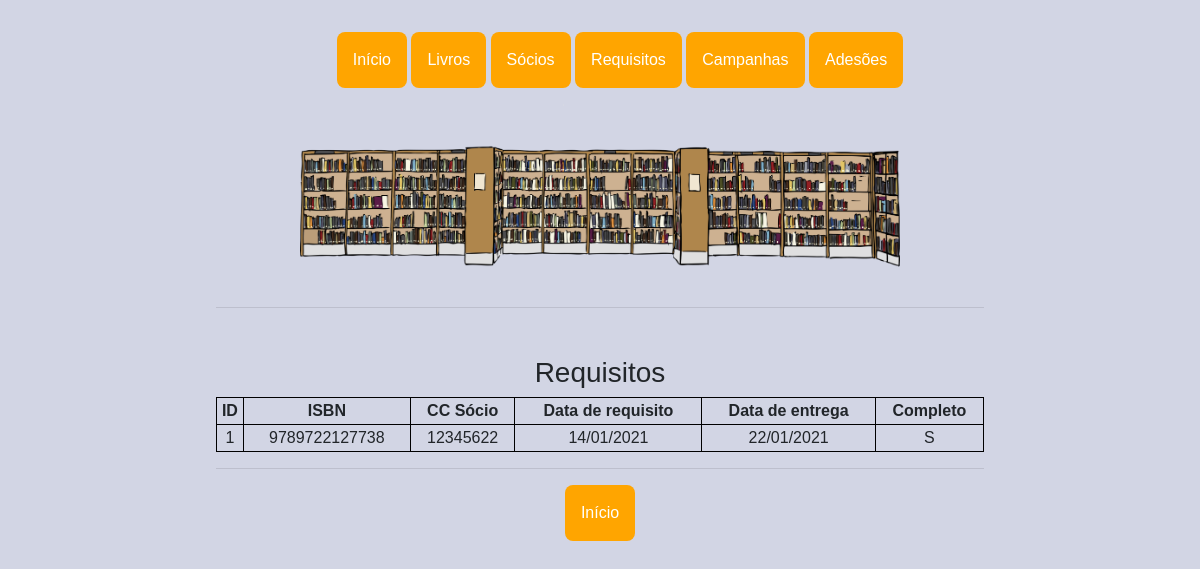
Before: /ver_req with the older database file.
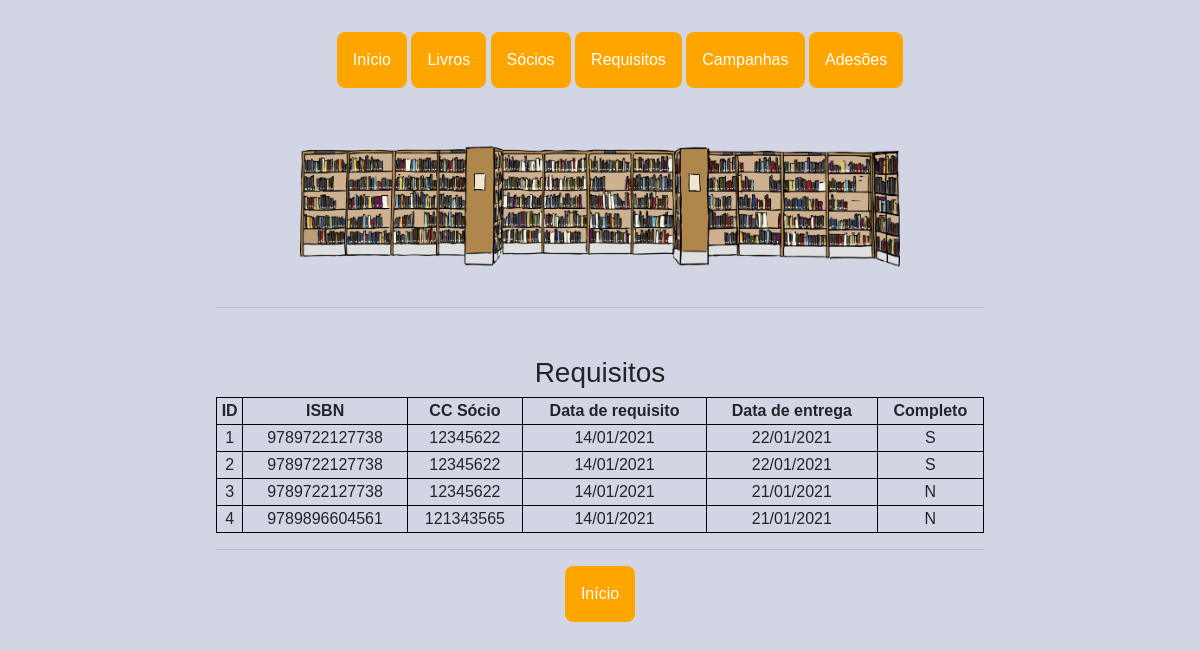
After: the same page with the newer database file.
### app.py (models this page shows)
class Requisito(db.Model):
    __tablename__ = 'requisito'
    id_req = db.Column(db.Integer, primary_key=True)
    ISBN_req = db.Column(db.Integer, db.ForeignKey('livro.ISBN'))
    cc_req = db.Column(db.Integer, db.ForeignKey('socio.cc'))
    data_req = db.Column(db.String(10))
    data_entr = db.Column(db.String(10))
    completo = db.Column(db.String(1), default='S')

### app.py (the view)
@app.route('/ver_req', methods=['GET'])
def ver_req():
    reqs = Requisito.query.all()
    return render_template('ver_req.html', reqs=reqs)

### templates/ver_req.html
{% extends "base.html"%} {%block title %}Requisitos - Biblioteca{%endblock%} {%block pic %}<img class="bgpic" src="{{ url_for('static', filename = 'imgs/lib.png') }}" alt="logo" />{%endblock%} {%block content%}
<h3>Requisitos</h3>
<table style="width:100%" class="pure-table pure-table-horizontal">
    <tr>
        <th>ID</th>
        <th>ISBN </th>
        <th>CC Sócio</th>
        <th>Data de requisito</th>
        <th>Data de entrega</th>
        <th>Completo</th>
    </tr>
    {% for req in reqs %}
    <tr>
        <td>{{req.id_req}}</td>
        <td>{{req.ISBN_req}}</td>
        <td>{{req.cc_req}}</td>
        <td>{{req.data_req}}</td>
        <td>{{req.data_entr}}</td>
        <td>{{req.completo}}</td>
        {% endfor %}
</table>
<hr />
<div class="dropdown">
    <li><a href="/"><button class="dropbtn botoes ">Início</button></a>
    </li>
</div>
{%endblock%}

Changed rows visible on the page:
added Requisito: id_req "2", ISBN_req "9789722127738", cc_req "12345622", data_req "14/01/2021", data_entr "22/01/2021", completo "S"
added Requisito: id_req "3", ISBN_req "9789722127738", cc_req "12345622", data_req "14/01/2021", data_entr "21/01/2021", completo "N"
added Requisito: id_req "4", ISBN_req "9789896604561", cc_req "121343565", data_req "14/01/2021", data_entr "21/01/2021", completo "N"
